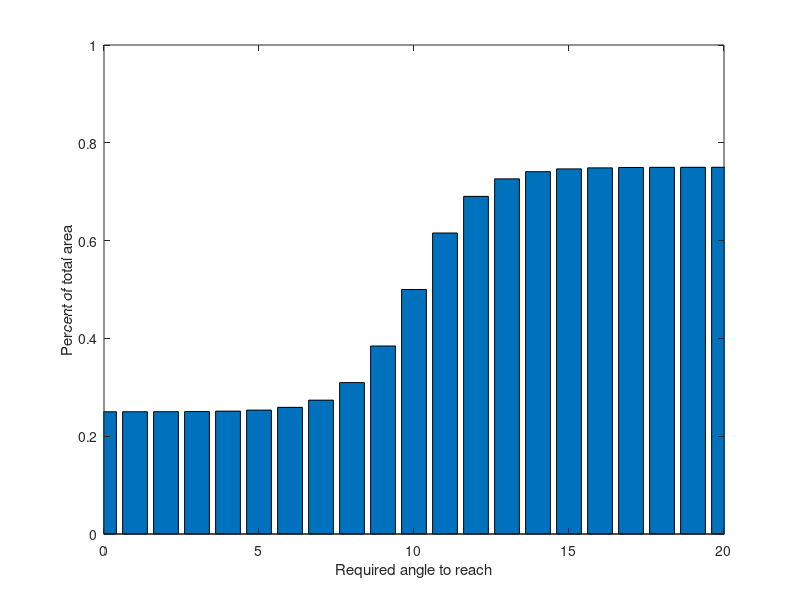

MATLAB code to generate this figure: (Note: this script raises an error after producing the figure.)
close all
figure
sigmoid = @(t) (1 + exp(-t + 10)).^(-1)./2 + 0.25;
x = linspace(0,20,21);
y = sigmoid(x);
bar(x,y);
ylim([0 1]);
xlim([0 20])
xlabel 'Required angle to reach'
ylabel 'Percent of total area'
export_fig theoretical.png
